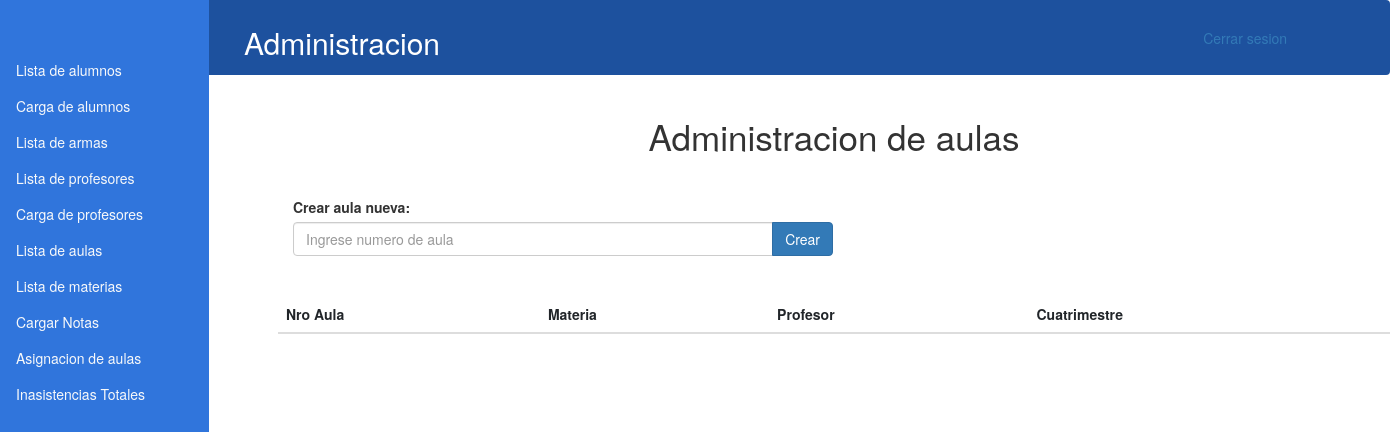
/lista_aulas.php (signed in), run on an earlier commit of the app's database.
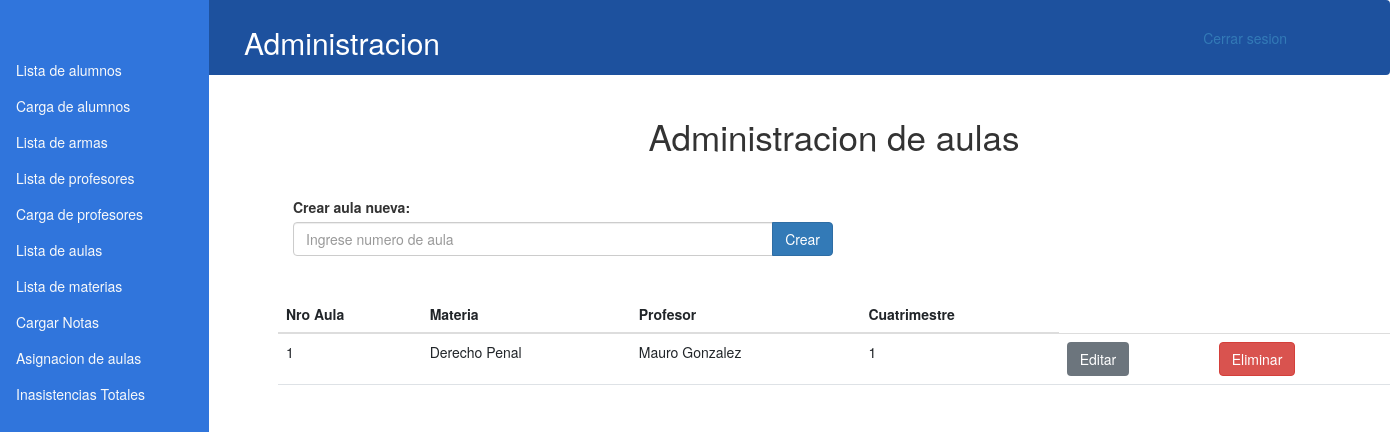
And on a later commit of the database.
### tables this page shows
CREATE TABLE `aula_asig` (
  `id_aula` int(11) NOT NULL,
  `id_mat` int(11) NOT NULL,
  `id_prof` int(11) NOT NULL,
  `cuatrimestre_asig` int(11) NOT NULL
);

CREATE TABLE `aula` (
  `id_aula` int(11) NOT NULL,
  `nro_aula` int(11) NOT NULL
);

CREATE TABLE `materias` (
  `nombre_mat` varchar(150) NOT NULL,
  `id_mat` int(11) NOT NULL,
  `c_horaria_mat` varchar(255) NOT NULL,
  `curricula_mat` varchar(255) NOT NULL
);

CREATE TABLE `profesores` (
  `id_prof` int(11) NOT NULL,
  `nombre_prof` varchar(20) NOT NULL,
  `apellido_prof` varchar(20) NOT NULL,
  `dni_prof` int(8) NOT NULL,
  `legajo_prof` int(10) NOT NULL
);

### lista_aulas.php (the view, shortened to what this page needs)
<!DOCTYPE html>
<html lang="en">
<head>
    <link rel="stylesheet" href="css/style.css">
    <link href="css/bootstrap-glyphicons.css" rel="stylesheet">
    <link href="css/bootstrap.min.css" rel="stylesheet">
    <link rel="stylesheet" href="css/w3.css">
    <link rel="stylesheet" href="https://maxcdn.bootstrapcdn.com/bootstrap/3.4.0/css/bootstrap.min.css">
</head>
<body>
    <?php
    include('header.php');
    ?>
<div style="margin-left:20%">
    <div id="tabla1">
        <div class="display-4 d-flex justify-content-center h-100 align-items-center">Administracion de aulas</div>
        <br>
        <br>
<div class="container">
  <div class="row">
    <div class="col-xs-6">
        <label for="">Crear aula nueva:</label>
      <div class="input-group">
        <input type="text" id="aulaC" class="form-control" placeholder="Ingrese numero de aula">
        <span class="input-group-btn">
          <button class="btn btn-primary" id="crearA" type="button">Crear</button>
        </span>
      </div>
    </div>
  </div>
</div>
  <br>
  <br>
<table class="table">
  <thead>
    <tr>
      <th scope="col">Nro Aula</th>
      <th scope="col">Materia</th>
      <th scope="col">Profesor</th>
      <th scope="col">Cuatrimestre</th>
    </tr>
  </thead>
  <tbody>
    <?php
    $query = mysqli_query($conn, "SELECT *
    FROM aula_asig
    INNER JOIN aula ON aula_asig.id_aula = aula.id_aula
    INNER JOIN materias ON aula_asig.id_mat = materias.id_mat
    INNER JOIN profesores ON aula_asig.id_prof = profesores.id_prof;
    ");
    while ($row = mysqli_fetch_assoc($query)) {
        $id = $row['id_aula'];
        $num = $row['nro_aula'];
    ?>
    <tr>
      <td>
        <?php echo $row['nro_aula']; ?>
      </td>
      <td>
        <?php echo $row['nombre_mat']; ?>
      </td>
      <td>
        <?php echo $row['nombre_prof'].' '.$row['apellido_prof']; ?>
      </td>
      <td>
        <?php echo $row['cuatrimestre_asig']; ?>
      </td>
      <td>
        <a href="asignacion_form.php?num=<?php echo $num; ?>">
            <button class="open btn btn-secondary">Editar</button>
        </a>
      </td>
      <td>
        <button class="eliminar btn btn-danger" id="<?php echo $id ?>" value="<?php echo $id ?>">Eliminar</button>
      </td>
    </tr>
    <?php
    };
    ?>
  </tbody>
</table>
        </div>
    </div>
</body>
</html>

What changed in the data, as far as the page shows it:
added aula_asig: aula.nro_aula "1", id_mat.nombre_mat "Derecho Penal", id_prof.nombre_prof "Mauro", id_prof.apellido_prof "Gonzalez", cuatrimestre_asig "1"
